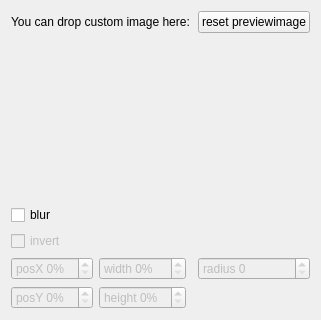
<?xml version="1.0" encoding="UTF-8"?>
<ui version="4.0">
 <class>Widget</class>
 <widget class="QWidget" name="Widget">
  <property name="geometry">
   <rect>
    <x>0</x>
    <y>0</y>
    <width>298</width>
    <height>320</height>
   </rect>
  </property>
  <property name="windowTitle">
   <string>Form</string>
  </property>
  <layout class="QGridLayout" name="gridLayout">
   <item row="3" column="0">
    <widget class="QCheckBox" name="invertCheckBox">
     <property name="enabled">
      <bool>false</bool>
     </property>
     <property name="text">
      <string>invert</string>
     </property>
    </widget>
   </item>
   <item row="1" column="1" rowspan="3" colspan="3">
    <layout class="QGridLayout" name="imageGridLayout"/>
   </item>
   <item row="0" column="3">
    <widget class="QPushButton" name="resetPushButton">
     <property name="text">
      <string>reset previewimage</string>
     </property>
    </widget>
   </item>
   <item row="1" column="0">
    <spacer name="verticalSpacer">
     <property name="orientation">
      <enum>Qt::Vertical</enum>
     </property>
     <property name="sizeHint" stdset="0">
      <size>
       <width>20</width>
       <height>40</height>
      </size>
     </property>
    </spacer>
   </item>
   <item row="4" column="3">
    <widget class="QSpinBox" name="radiusSpinBox">
     <property name="enabled">
      <bool>false</bool>
     </property>
     <property name="prefix">
      <string>radius </string>
     </property>
    </widget>
   </item>
   <item row="2" column="0">
    <widget class="QCheckBox" name="blurCheckBox">
     <property name="text">
      <string>blur</string>
     </property>
    </widget>
   </item>
   <item row="5" column="1">
    <widget class="QSpinBox" name="heightSpinBox">
     <property name="enabled">
      <bool>false</bool>
     </property>
     <property name="suffix">
      <string>%</string>
     </property>
     <property name="prefix">
      <string>height </string>
     </property>
    </widget>
   </item>
   <item row="4" column="0">
    <widget class="QSpinBox" name="posXSpinBox">
     <property name="enabled">
      <bool>false</bool>
     </property>
     <property name="suffix">
      <string>%</string>
     </property>
     <property name="prefix">
      <string>posX </string>
     </property>
    </widget>
   </item>
   <item row="5" column="0">
    <widget class="QSpinBox" name="posYSpinBox">
     <property name="enabled">
      <bool>false</bool>
     </property>
     <property name="suffix">
      <string>%</string>
     </property>
     <property name="prefix">
      <string>posY </string>
     </property>
    </widget>
   </item>
   <item row="4" column="1">
    <widget class="QSpinBox" name="widthSpinBox">
     <property name="enabled">
      <bool>false</bool>
     </property>
     <property name="suffix">
      <string>%</string>
     </property>
     <property name="prefix">
      <string>width </string>
     </property>
    </widget>
   </item>
   <item row="0" column="0" colspan="3">
    <widget class="QLabel" name="label">
     <property name="text">
      <string>You can drop custom image here:</string>
     </property>
    </widget>
   </item>
  </layout>
 </widget>
 <resources/>
 <connections>
  <connection>
   <sender>blurCheckBox</sender>
   <signal>toggled(bool)</signal>
   <receiver>invertCheckBox</receiver>
   <slot>setEnabled(bool)</slot>
   <hints>
    <hint type="sourcelabel">
     <x>14</x>
     <y>109</y>
    </hint>
    <hint type="destinationlabel">
     <x>17</x>
     <y>159</y>
    </hint>
   </hints>
  </connection>
  <connection>
   <sender>blurCheckBox</sender>
   <signal>toggled(bool)</signal>
   <receiver>posXSpinBox</receiver>
   <slot>setEnabled(bool)</slot>
   <hints>
    <hint type="sourcelabel">
     <x>33</x>
     <y>109</y>
    </hint>
    <hint type="destinationlabel">
     <x>41</x>
     <y>214</y>
    </hint>
   </hints>
  </connection>
  <connection>
   <sender>blurCheckBox</sender>
   <signal>toggled(bool)</signal>
   <receiver>widthSpinBox</receiver>
   <slot>setEnabled(bool)</slot>
   <hints>
    <hint type="sourcelabel">
     <x>60</x>
     <y>108</y>
    </hint>
    <hint type="destinationlabel">
     <x>126</x>
     <y>214</y>
    </hint>
   </hints>
  </connection>
  <connection>
   <sender>blurCheckBox</sender>
   <signal>toggled(bool)</signal>
   <receiver>radiusSpinBox</receiver>
   <slot>setEnabled(bool)</slot>
   <hints>
    <hint type="sourcelabel">
     <x>71</x>
     <y>106</y>
    </hint>
    <hint type="destinationlabel">
     <x>237</x>
     <y>215</y>
    </hint>
   </hints>
  </connection>
  <connection>
   <sender>blurCheckBox</sender>
   <signal>toggled(bool)</signal>
   <receiver>posYSpinBox</receiver>
   <slot>setEnabled(bool)</slot>
   <hints>
    <hint type="sourcelabel">
     <x>51</x>
     <y>109</y>
    </hint>
    <hint type="destinationlabel">
     <x>55</x>
     <y>262</y>
    </hint>
   </hints>
  </connection>
  <connection>
   <sender>blurCheckBox</sender>
   <signal>toggled(bool)</signal>
   <receiver>heightSpinBox</receiver>
   <slot>setEnabled(bool)</slot>
   <hints>
    <hint type="sourcelabel">
     <x>79</x>
     <y>107</y>
    </hint>
    <hint type="destinationlabel">
     <x>136</x>
     <y>263</y>
    </hint>
   </hints>
  </connection>
 </connections>
</ui>
